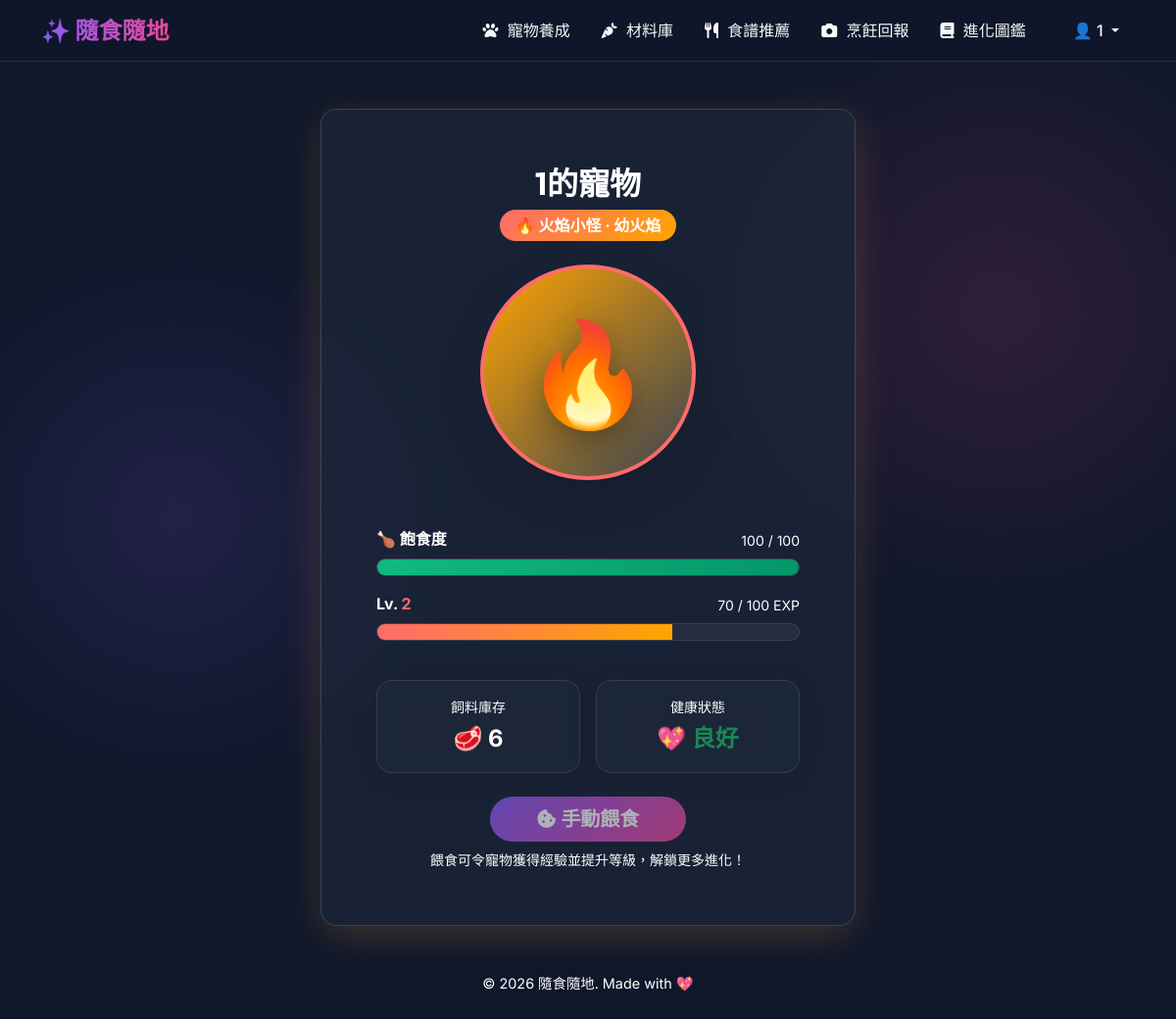
/pet/ (signed in), run on an earlier commit of the app's database.
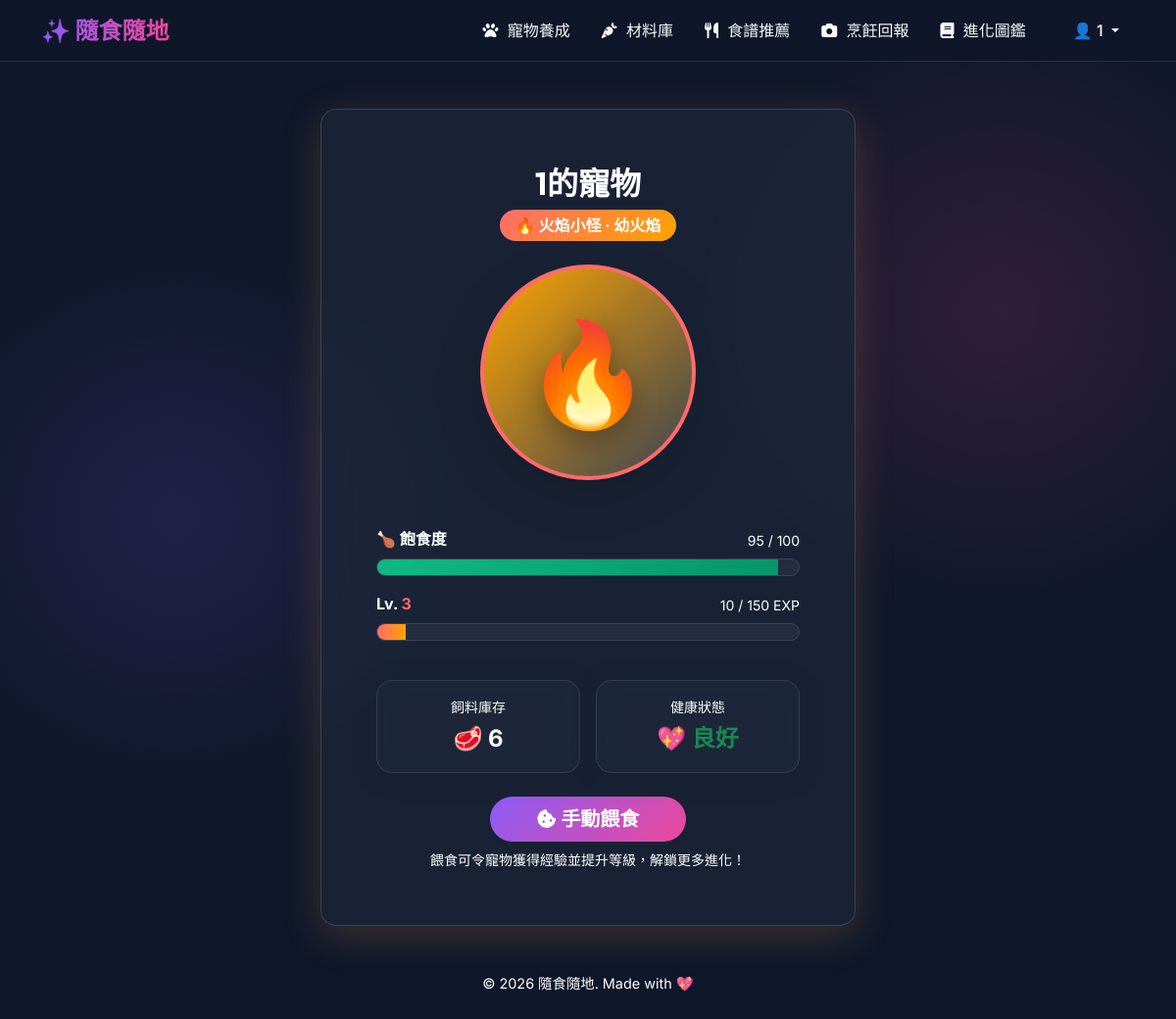
And on a later commit of the database.
### sql_models.py (models this page shows)
class Pet(db.Model):
    __tablename__ = 'user_pets'
    id = db.Column(db.Integer, primary_key=True)
    user_id = db.Column(db.Integer, db.ForeignKey('users.id', ondelete='CASCADE'), nullable=False, unique=True)
    species_id = db.Column(db.Integer, nullable=True)
    pet_name = db.Column(db.String(100), nullable=False)
    current_level = db.Column(db.Integer, default=1)
    current_exp = db.Column(db.Integer, default=0)
    current_stage_id = db.Column(db.Integer, nullable=True)
    hunger = db.Column(db.Integer, default=50)
    created_at = db.Column(db.DateTime, default=datetime.utcnow)
    updated_at = db.Column(db.DateTime, default=datetime.utcnow, onupdate=datetime.utcnow)

### tables this page shows
CREATE TABLE pet_species (
    id                INTEGER PRIMARY KEY AUTOINCREMENT,
    name              TEXT NOT NULL,
    element           TEXT,
    emoji             TEXT,
    description       TEXT,
    color_primary     TEXT,
    color_secondary   TEXT
);

### app/routes/pet_routes.py (the view)
@pet_bp.route('/', methods=['GET'])
@login_required
def pet_index():
    user_id = current_user.id
    try:
        pet = Pet.get_by_user_id(user_id)
        if not pet:
            Pet.create(user_id, f"{current_user.display_name}的寵物")
            pet = Pet.get_by_user_id(user_id)
        inventory = FeedInventory.get_by_user_id(user_id)
        if not inventory:
            inventory = FeedInventory.create(user_id, count=0)
        return render_template('pet/index.html', pet=pet, inventory=inventory)
    except Exception as e:
        return f"發生錯誤: {str(e)}", 500

### app/database.py (called while the page is built)
def get_db_connection():
    conn = sqlite3.connect(DB_PATH)
    conn.row_factory = sqlite3.Row
    conn.execute("PRAGMA foreign_keys = ON")
    return conn

### app/models/feed_inventory.py (called while the page is built)
    @classmethod
    def get_by_user_id(cls, user_id):
        try:
            return cls.query.filter_by(user_id=user_id).first()
        except Exception as e:
            logging.error(f"Error getting feed inventory by user_id: {e}")
            return None

### app/models/pet.py (called while the page is built)
def map_pet_row(row):
    if not row:
        return None
    d = dict(row)
    d['name'] = d.get('pet_name')
    d['level'] = d.get('current_level', 1)
    d['exp'] = d.get('current_exp', 0)
    d['hunger'] = d.get('hunger', 50)
    from config import EXP_PER_LEVEL_MULTIPLIER
    level = d['level']
    exp_to_next = level * EXP_PER_LEVEL_MULTIPLIER
    remaining = d['exp']
    current_l = 1
    while remaining >= (current_l * EXP_PER_LEVEL_MULTIPLIER):
        remaining -= (current_l * EXP_PER_LEVEL_MULTIPLIER)
        current_l += 1
    d['exp_to_next_level'] = exp_to_next
    d['exp_remaining'] = remaining
    d['exp_progress'] = round(remaining / exp_to_next * 100, 1) if exp_to_next > 0 else 100
    return d

### app/templates/pet/index.html (shortened to what the changed rows need)
{% extends "base.html" %}
{% block content %}
<div class="row justify-content-center mt-4">
    <div class="col-md-8 col-lg-6 text-center">
        <div class="glass-card shadow-lg border-0"
             style="border-color: rgba(255, 255, 255, 0.15) !important;
                    box-shadow: 0 10px 40px rgba({{ 139 if not pet else (238 if pet.element == 'fire' else (0 if pet.element == 'nature' else 255)) }},
                                                 {{ 92 if not pet else (90 if pet.element == 'fire' else (184 if pet.element == 'nature' else 159)) }},
                                                 {{ 246 if not pet else (36 if pet.element == 'fire' else (148 if pet.element == 'nature' else 67)) }}, 0.2) !important;">
            <div class="card-body p-4">
                <h2 class="card-title mb-2 fw-bold text-white" id="pet-display-name">
                    {{ pet.name if pet else '尚未領養寵物' }}
                </h2>
                <div class="mb-4">
                    <span class="badge rounded-pill px-3 py-2 fs-6"
                          style="background: linear-gradient(135deg, {{ pet.color_primary if pet else '#8B5CF6' }}, {{ pet.color_secondary if pet else '#EC4899' }}); color: #fff;">
                    </span>
                </div>
                <div class="pet-image mb-5 position-relative">
                    <div id="pet-avatar-container" class="rounded-circle d-flex align-items-center justify-content-center mx-auto shadow-lg"
                         style="width: 220px; height: 220px;
                                border: 4px solid {{ pet.color_primary if pet else '#8B5CF6' }};
                                background: linear-gradient(135deg, {{ pet.color_secondary if pet else 'rgba(255,255,255,0.05)' }}, rgba(255,255,255,0.15)) !important;">
                    </div>
                </div>
                <div class="pet-status mb-4 text-start">
                    <div class="d-flex justify-content-between align-items-end mb-2">
                        <small class="text-muted">
                            <span id="pet-hunger">{{ pet.hunger if pet else 50 }}</span> / 100
                        </small>
                    </div>
                    <div class="progress mb-3" style="height: 18px; border-radius: 9px; background-color: rgba(255,255,255,0.05); border: 1px solid var(--glass-border);">
                        {% set hunger_percent = pet.hunger if pet else 50 %}
                        {% if hunger_percent >= 70 %}
                            {% set bar_bg = 'linear-gradient(to right, #10B981, #059669)' %}
                        {% elif hunger_percent >= 30 %}
                            {% set bar_bg = 'linear-gradient(to right, #F59E0B, #D97706)' %}
                        {% else %}
                            {% set bar_bg = 'linear-gradient(to right, #EF4444, #DC2626)' %}
                        {% endif %}
                        <div id="pet-hunger-progress" class="progress-bar progress-bar-striped progress-bar-animated" role="progressbar"
                             style="width: {{ hunger_percent }}%;
                                    background: {{ bar_bg }} !important;
                                    transition: width 0.5s cubic-bezier(0.4, 0, 0.2, 1);"
                             aria-valuenow="{{ hunger_percent }}" aria-valuemin="0" aria-valuemax="100"></div>
                    </div>
                    <div class="d-flex justify-content-between align-items-end mb-2">
                        <span class="fs-6 fw-bold text-white">
                            Lv. <span id="pet-level" style="color: {{ pet.color_primary if pet else '#EC4899' }};">{{ pet.level if pet else 1 }}</span>
                        </span>
                        <small class="text-muted">
                            <span id="pet-exp-remaining">{{ pet.exp_remaining if pet else 0 }}</span> /
                            <span id="pet-exp-needed">{{ pet.exp_to_next_level if pet else 50 }}</span> EXP
                        </small>
                    </div>
                    <div class="progress" style="height: 18px; border-radius: 9px; background-color: rgba(255,255,255,0.05); border: 1px solid var(--glass-border);">
                        {% set exp_percent = pet.exp_progress if pet else 0 %}
                        <div id="pet-progress" class="progress-bar progress-bar-striped progress-bar-animated" role="progressbar"
                             style="width: {{ exp_percent }}%;
                                    background: linear-gradient(to right, {{ pet.color_primary if pet else '#8B5CF6' }}, {{ pet.color_secondary if pet else '#EC4899' }}) !important;
                                    transition: width 0.5s cubic-bezier(0.4, 0, 0.2, 1);"
                             aria-valuenow="{{ exp_percent }}" aria-valuemin="0" aria-valuemax="100"></div>
                    </div>
                </div>
                <div class="row g-3 mb-4 mt-3">
                    <div class="col-6">
                    </div>
                    <div class="col-6">
                    </div>
                </div>
                <div class="pet-actions mt-4">
                    <button id="feed-btn" class="btn btn-primary btn-lg rounded-pill px-5 shadow-sm fw-bold"
                            title="{% if not inventory or inventory.count < 1 %}飼料不足！{% elif pet and pet.hunger >= 100 %}寵物已經很飽了！{% endif %}"
                            {% if not inventory or inventory.count < 1 or (pet and pet.hunger >= 100) %}disabled{% endif %}>
                    </button>
                    <div class="mt-2 text-muted small">餵食可令寵物獲得經驗並提升等級，解鎖更多進化！</div>
                </div>
            </div>
        </div>
    </div>
</div>
{% endblock %}

What changed in the data, as far as the page shows it:
changed Pet "1的寵物": hunger "100" → "95"
Also different on the page:
{{ hunger_percent }}: 100 → 95 (drawn)
{{ pet.level if pet else 1 }}: "2" → "3"
{{ pet.exp_remaining if pet else 0 }}: "70" → "10"
{{ pet.exp_to_next_level if pet else 50 }}: "100" → "150"
{{ exp_percent }}: 70.0 → 6.7 (drawn)
